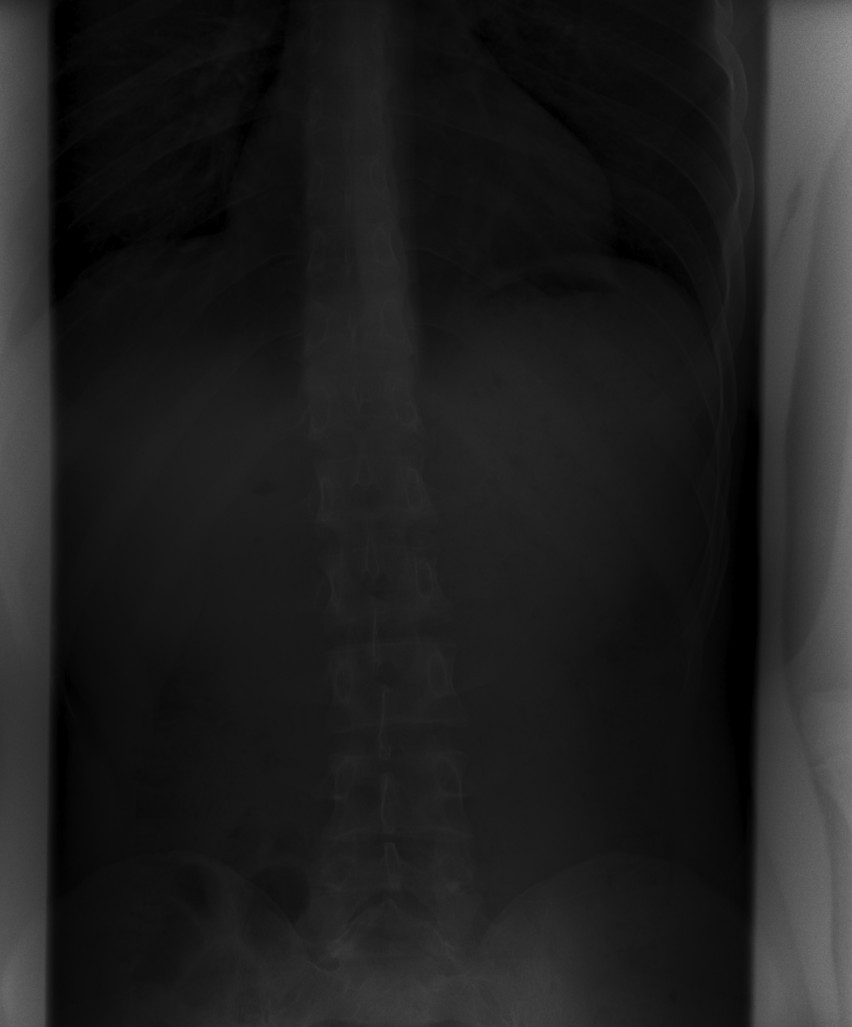
#> input picture images/lab03_2023_03_a.jpg, 852 x 1027 px
$ jupyter execute 'paim 03 - formula de contraste.ipynb'
#> lines starting #> are read from the running program, lines starting #| are printed output that depends on the picture
[cell 1]
import matplotlib.pyplot as plt
import numpy as np
from PIL import Image

[cell 2]
R = Image.open("images/lab03_2023_03_a.jpg").convert("L")
R =  np.asarray(R)
plt.imshow(R, vmin=0, vmax=255, cmap="gray")

[cell 3]
plt.hist(R.flatten(), bins=50);
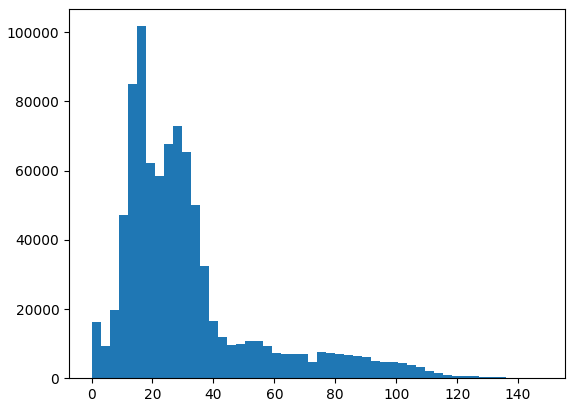
#> figure drawn by matplotlib, 1 panel; tallest bar 101763 high, from x = 14.8 to 17.76

[cell 4]
def normalize_image(g, K=255):
#> called with K = 255
    g = g.astype(np.float64)
    min_g = np.min(g)
#> min_g = 0

    g_m = g - min_g
    max_g_m = np.max(g_m)
#> max_g_m = 148

    g_s = K * g_m / max_g_m
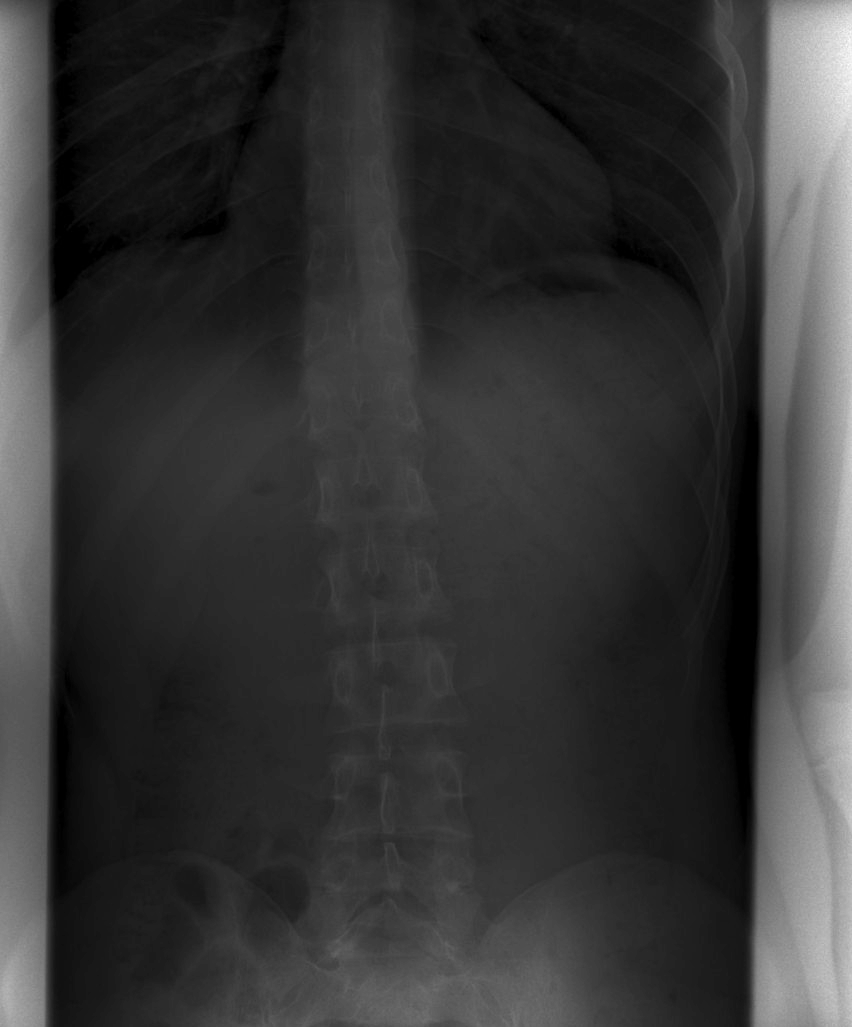
#> g_s: shape (1027, 852) float64; min 0, max 255, mean 53.9

    return g_s

[cell 5]
gs = normalize_image(R, 255)

[cell 6]
plt.hist(gs.flatten(), 50);
#> figure, not shown here; tallest bar 101763 high, from x = 25.5 to 30.6

[cell 7]
plt.imshow(gs, vmin=0, vmax=255, cmap="gray")

# Imágenes de 16 bits

A = Image.

[cell 8]
R = Image.open('images/lab03_normalcd3_patient434_SR_2_IM00035.tif')
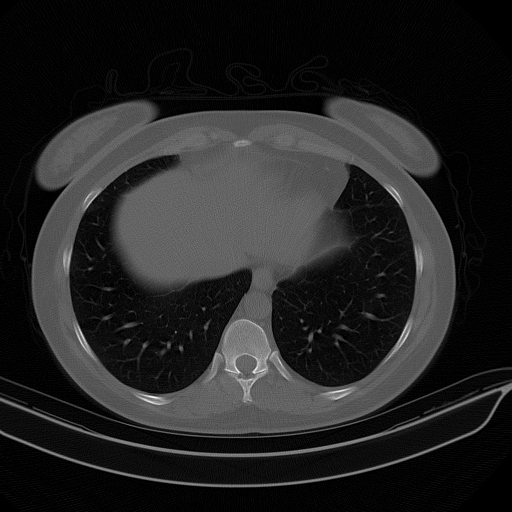
#> input picture images/lab03_normalcd3_patient434_SR_2_IM00035.tif, 512 x 512 px
#> R is the input picture: PIL image 512x512 I;16; min 0, max 2739, mean 390.3

print(R.mode)
#| I;16
print(R.size)
#| (512, 512)
R = np.asarray(R)

print(R.shape)
#| (512, 512)
plt.imshow(R, cmap="gray", vmin=0, vmax=65535)
plt.figure()

plt.hist(R.flatten(), bins=50)

gs = normalize_image(R, 2**16-1)

plt.figure()
plt.imshow(gs,  cmap="gray", vmin=0, vmax=65535)

plt.figure()
plt.hist(gs.flatten(), bins=50)
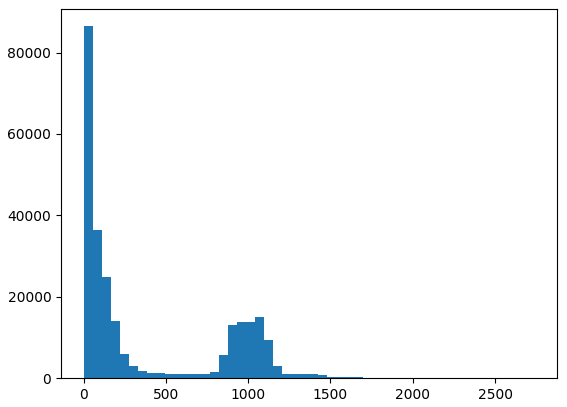
#> figure drawn by matplotlib, 1 panel; tallest bar 86467 high, from x = 0 to 54.78
#> figure, not shown here; tallest bar 86467 high, from x = -1.14e-13 to 1310.7

[cell 9]
Image.fromarray(np.array(gs, dtype=np.uint16)).save("imagen.tiff")
